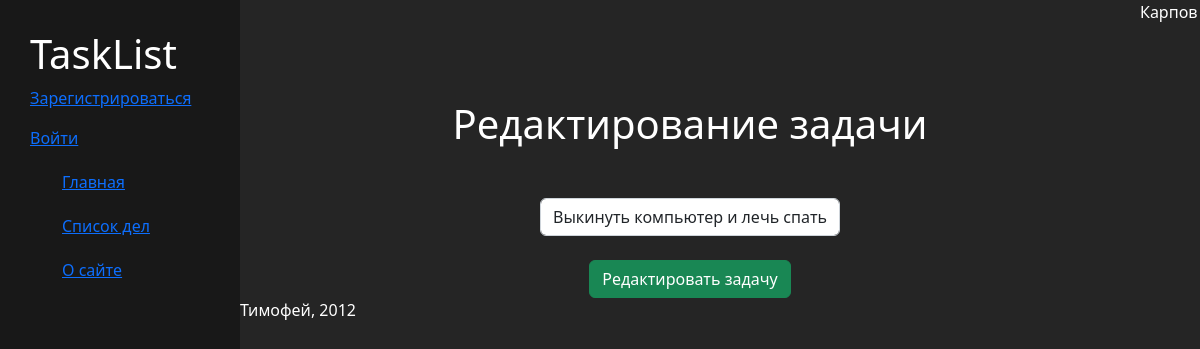
Page /tasks/18/update on the earlier database version.
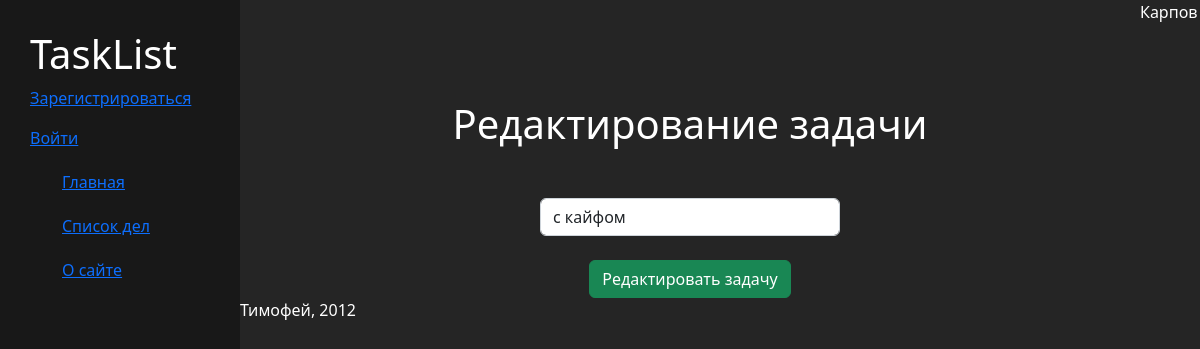
Same page on the later database version.
### tasks/models.py (models this page shows, shortened)
class Task(models.Model):
    TaskText = models.CharField('Описание дела', max_length=250)
    author = models.ForeignKey(User, on_delete=models.CASCADE, null = True, blank = True)

### tasks/views.py (the view)
# urls.py: path('<int:pk>/update', views.TaskUpdate.as_view(), name="task_update"),
class TaskUpdate(UpdateView):
    model = Task
    template_name = 'tasks/edit_task.html'
    form_class = TaskForm

### tasks/forms.py
class TaskForm(ModelForm):
    class Meta:
        model = Task
        fields = ['TaskText']
        widgets = {
            "TaskText": TextInput(attrs={
                'class': 'form-control',
                'placeholder': 'Задача'
            })
        }

### tasks/templates/tasks/edit_task.html (shortened to what this page needs)
{% extends 'main/layout.html' %}
{% block content %}
    <div class = "featuring">
        <h1>Редактирование задачи</h1>
        <form method="post">
            {{ form.TaskText }}<br>
            <button class="btn btn-success" type="submit">Редактировать задачу</button>
        </form>
    </div>
{% endblock %}

Differences in the rows shown:
changed Task: TaskText "Выкинуть компьютер и лечь спать" → "с кайфом"
